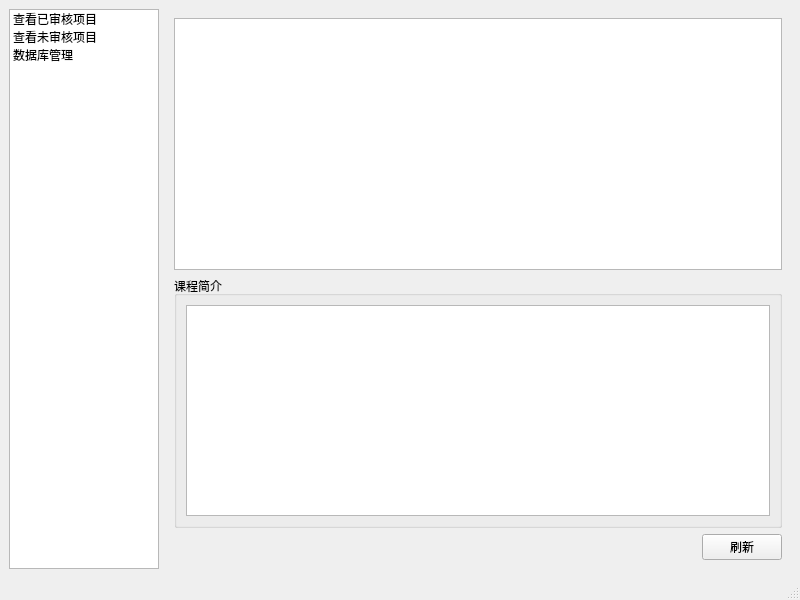
<?xml version="1.0" encoding="UTF-8"?>
<ui version="4.0">
 <class>AdminWindow</class>
 <widget class="QMainWindow" name="AdminWindow">
  <property name="geometry">
   <rect>
    <x>0</x>
    <y>0</y>
    <width>800</width>
    <height>600</height>
   </rect>
  </property>
  <property name="windowTitle">
   <string>教务管理</string>
  </property>
  <widget class="QWidget" name="centralwidget">
   <layout class="QHBoxLayout" name="horizontalLayout">
    <item>
     <widget class="QListWidget" name="listWidget">
      <property name="sizePolicy">
       <sizepolicy hsizetype="Fixed" vsizetype="Expanding">
        <horstretch>0</horstretch>
        <verstretch>0</verstretch>
       </sizepolicy>
      </property>
      <property name="maximumSize">
       <size>
        <width>150</width>
        <height>16777215</height>
       </size>
      </property>
      <item>
       <property name="text">
        <string>查看已审核项目</string>
       </property>
      </item>
      <item>
       <property name="text">
        <string>查看未审核项目</string>
       </property>
      </item>
      <item>
       <property name="text">
        <string>数据库管理</string>
       </property>
      </item>
     </widget>
    </item>
    <item>
     <widget class="QStackedWidget" name="stackedWidget">
      <property name="currentIndex">
       <number>0</number>
      </property>
      <widget class="QWidget" name="page_3">
       <layout class="QVBoxLayout" name="verticalLayout_3">
        <item>
         <widget class="QTableView" name="courseTableView"/>
        </item>
        <item>
         <widget class="QGroupBox" name="groupBox">
          <property name="title">
           <string>课程简介</string>
          </property>
          <layout class="QVBoxLayout" name="verticalLayout_2">
           <item>
            <widget class="QTextBrowser" name="CourseInfoTextBrowser"/>
           </item>
          </layout>
         </widget>
        </item>
        <item>
         <layout class="QHBoxLayout" name="horizontalLayout_3">
          <item>
           <spacer name="horizontalSpacer_2">
            <property name="orientation">
             <enum>Qt::Horizontal</enum>
            </property>
            <property name="sizeHint" stdset="0">
             <size>
              <width>148</width>
              <height>20</height>
             </size>
            </property>
           </spacer>
          </item>
          <item>
           <widget class="QPushButton" name="refreshCoursePushButton">
            <property name="text">
             <string>刷新</string>
            </property>
           </widget>
          </item>
         </layout>
        </item>
       </layout>
      </widget>
      <widget class="QWidget" name="page">
       <layout class="QVBoxLayout" name="verticalLayout">
        <item>
         <widget class="QTableView" name="applyTableView">
          <property name="sizePolicy">
           <sizepolicy hsizetype="Expanding" vsizetype="Fixed">
            <horstretch>0</horstretch>
            <verstretch>0</verstretch>
           </sizepolicy>
          </property>
         </widget>
        </item>
        <item>
         <widget class="QGroupBox" name="groupBox_2">
          <property name="sizePolicy">
           <sizepolicy hsizetype="Preferred" vsizetype="Preferred">
            <horstretch>0</horstretch>
            <verstretch>0</verstretch>
           </sizepolicy>
          </property>
          <property name="title">
           <string>课程简介</string>
          </property>
          <layout class="QVBoxLayout" name="verticalLayout_4">
           <item>
            <widget class="QTextBrowser" name="applyCourseInfoTextBrowser"/>
           </item>
          </layout>
         </widget>
        </item>
        <item>
         <layout class="QHBoxLayout" name="horizontalLayout_2">
          <item>
           <widget class="QPushButton" name="refreshApplyPushButton">
            <property name="text">
             <string>刷新</string>
            </property>
           </widget>
          </item>
          <item>
           <spacer name="horizontalSpacer">
            <property name="orientation">
             <enum>Qt::Horizontal</enum>
            </property>
            <property name="sizeHint" stdset="0">
             <size>
              <width>58</width>
              <height>20</height>
             </size>
            </property>
           </spacer>
          </item>
          <item>
           <widget class="QPushButton" name="rejectPushButton">
            <property name="text">
             <string>拒绝申请</string>
            </property>
           </widget>
          </item>
          <item>
           <widget class="QPushButton" name="passPushButton">
            <property name="text">
             <string>通过申请</string>
            </property>
           </widget>
          </item>
         </layout>
        </item>
       </layout>
      </widget>
      <widget class="QWidget" name="page_2">
       <layout class="QVBoxLayout" name="verticalLayout_7">
        <item>
         <widget class="QGroupBox" name="groupBox_3">
          <property name="title">
           <string>请输入SQL命令</string>
          </property>
          <layout class="QVBoxLayout" name="verticalLayout_5">
           <item>
            <widget class="QPlainTextEdit" name="SQLTextEdit">
             <property name="sizePolicy">
              <sizepolicy hsizetype="Expanding" vsizetype="Fixed">
               <horstretch>0</horstretch>
               <verstretch>0</verstretch>
              </sizepolicy>
             </property>
            </widget>
           </item>
           <item>
            <widget class="QSplitter" name="splitter">
             <property name="orientation">
              <enum>Qt::Horizontal</enum>
             </property>
             <widget class="QPushButton" name="executePushButton">
              <property name="text">
               <string>执行</string>
              </property>
             </widget>
            </widget>
           </item>
          </layout>
         </widget>
        </item>
        <item>
         <widget class="QGroupBox" name="groupBox_4">
          <property name="title">
           <string>数据显示窗口</string>
          </property>
          <layout class="QVBoxLayout" name="verticalLayout_6">
           <item>
            <widget class="QTableView" name="dataTableView"/>
           </item>
          </layout>
         </widget>
        </item>
       </layout>
      </widget>
     </widget>
    </item>
   </layout>
  </widget>
  <widget class="QMenuBar" name="menubar">
   <property name="geometry">
    <rect>
     <x>0</x>
     <y>0</y>
     <width>800</width>
     <height>23</height>
    </rect>
   </property>
  </widget>
  <widget class="QStatusBar" name="statusbar"/>
 </widget>
 <resources/>
 <connections/>
</ui>
